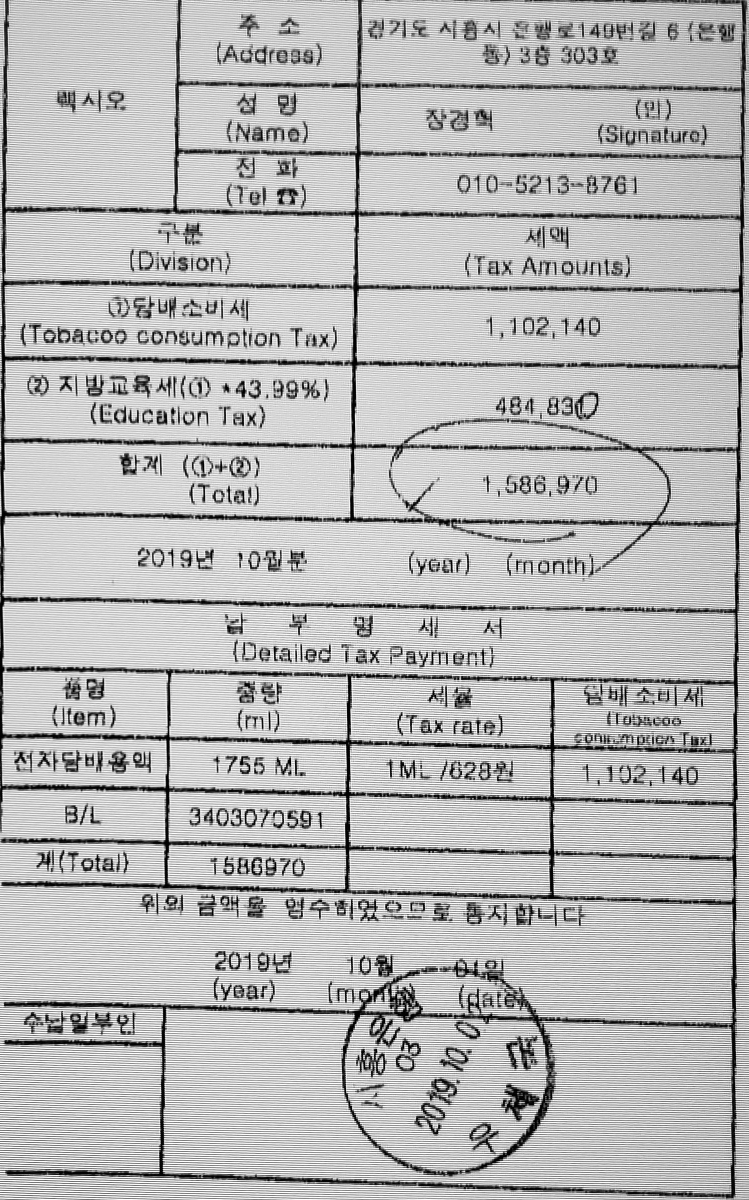
#> input picture DT_COE_COE1/user_draw/img/rotate_img.jpg, 1497 x 2400 px, given in place of 20191024_190605.jpg, which was not available (shown at 1/2 size)
$ python test02.py
#> lines starting #> are read from the running program, lines starting #| are printed output that depends on the picture; after the words box and inside, x2 and y2 are one past the last pixel; in counts of white or black regions, pixels touching at a corner belong together; pictures that were not available may be replaced by others from this repository, and a replacement may not be noted
### DT_COE_COE1/Python_RPA_Study/pytesseract/src/pytesseract.py
#!/usr/bin/env python

import shlex
import string
import subprocess
import sys
from contextlib import contextmanager
from csv import QUOTE_NONE
from distutils.version import LooseVersion
from errno import ENOENT
from functools import wraps
from glob import iglob
from io import BytesIO
from os import environ, extsep, remove
from os.path import normcase, normpath, realpath
from pkgutil import find_loader
from tempfile import NamedTemporaryFile
from threading import Timer

try:
    from PIL import Image
except ImportError:
    import Image


tesseract_cmd = 'tesseract'

numpy_installed = find_loader('numpy') is not None
if numpy_installed:
    from numpy import ndarray

pandas_installed = find_loader('pandas') is not None
if pandas_installed:
    import pandas as pd

RGB_MODE = 'RGB'
SUPPORTED_FORMATS = {'JPEG', 'PNG', 'PBM', 'PGM', 'PPM', 'TIFF', 'BMP', 'GIF'}

OSD_KEYS = {
    'Page number': ('page_num', int),
    'Orientation in degrees': ('orientation', int),
    'Rotate': ('rotate', int),
    'Orientation confidence': ('orientation_conf', float),
    'Script': ('script', str),
    'Script confidence': ('script_conf', float),
}


class Output:
    BYTES = 'bytes'
    DATAFRAME = 'data.frame'
    DICT = 'dict'
    STRING = 'string'


class PandasNotSupported(EnvironmentError):
    def __init__(self):
        super(PandasNotSupported, self).__init__('Missing pandas package')


class TesseractError(RuntimeError):
    # [4 lines left out: function __init__, not called in this run]


class TesseractNotFoundError(EnvironmentError):
    # [4 lines left out: function __init__, not called in this run]


class TSVNotSupported(EnvironmentError):
    # [4 lines left out: function __init__, not called in this run]


def kill(process, code):
    process.kill()
    process.returncode = code


# [21 lines left out: function timeout_manager, not called in this run]


def run_once(func):
    # [5 lines left out: function wrapper, not called in this run]

    wrapper._result = wrapper
    return wrapper


# [339 lines left out: functions get_errors, cleanup, prepare, save, subprocess_args, run_tesseract and 12 more, not called in this run]


# [2 lines that do not run on import are left out]

### DT_COE_COE1/user_draw/test02.py
import cv2
import numpy as np
from PIL import Image
import pytesseract

img_location = []

def setLabel(image, str, contour):
    (text_width, text_height), baseline = cv2.getTextSize(str, cv2.FONT_HERSHEY_SIMPLEX, 0.7, 1)
    x, y, width, height = cv2.boundingRect(contour)
    pt_x = x+int((width-text_width)/2)
    pt_y = y+int((height + text_height)/2)
    cv2.rectangle(image, (pt_x, pt_y+baseline), (pt_x+text_width, pt_y-text_height), (200,200,200), cv2.FILLED)
    cv2.putText(image, str, (pt_x, pt_y), cv2.FONT_HERSHEY_SIMPLEX, 0.7, (0,0,0), 1, 8)

def convert_image(img):
    kernel = np.ones((3, 3), np.uint8)
    denoised = cv2.morphologyEx(img, cv2.MORPH_CLOSE, kernel)
    erosion = cv2.erode(img, kernel, iterations=1)

    (thresh, img_bin) = cv2.threshold(erosion, 128, 255, cv2.THRESH_BINARY | cv2.THRESH_OTSU)  # Thresholding the image
    img_bin = 255 - img_bin  # Invert the image
    #again_img_bin = img_bin
    return img, img_bin

def find_contours(img_final_bin, location_mode):
    # Find contours for image, which will detect all the boxes!!img_bin
    if location_mode:
        contours, hierarchy = cv2.findContours(img_final_bin, cv2.RETR_TREE, cv2.CHAIN_APPROX_SIMPLE)
    else:
        contours, hierarchy = cv2.findContours(img_final_bin, cv2.RETR_TREE, cv2.CHAIN_APPROX_NONE)
    (contours, boundingBoxes) = sort_contours(contours, method="top-to-bottom")
    return contours

def sort_contours(cnts, method="left-to-right"):
    # initialize the reverse flag and sort index
    reverse = False
    i = 0
    # handle if we need to sort in reverse
    if method == "right-to-left" or method == "bottom-to-top":
        reverse = True
    # handle if we are sorting against the y-coordinate rather than the x-coordinate of the bounding box
    if method == "top-to-bottom" or method == "bottom-to-top":
        i = 1
    # construct the list of bounding boxes and sort them from top to bottom
    boundingBoxes = [cv2.boundingRect(c) for c in cnts]
    (cnts, boundingBoxes) = zip(*sorted(zip(cnts, boundingBoxes),
                                        key=lambda b: b[1][i], reverse=reverse))
    # return the list of sorted contours and bounding boxes
    return (cnts, boundingBoxes)

def edit_img(kernel_length, v_weith, v_length, h_weith, h_length, v_pixel, h_pixel, img_bin):
    verticle_kernel = cv2.getStructuringElement(cv2.MORPH_RECT, (1, kernel_length))  # 세로 선 두께
    hori_kernel = cv2.getStructuringElement(cv2.MORPH_RECT, (kernel_length, 1))  # 가로 선 두께
    kernel = cv2.getStructuringElement(cv2.MORPH_RECT, (v_pixel, h_pixel))  # 선 그릴때 픽셀 크기를 지정(세로, 가로)

    # 세로선을 찾는다.
    img_temp1 = cv2.erode(img_bin, verticle_kernel, iterations=v_weith)  # 가로 인식할 선의 굵기 조정
    verticle_lines_img = cv2.dilate(img_temp1, verticle_kernel, iterations=v_length)  # 가로 인식된 선의 길이를 조정

    # 가로선을 찾는다.
    img_temp2 = cv2.erode(img_bin, hori_kernel, iterations=h_weith)  # 세로 인식할 선의 굵기 조정
    horizontal_lines_img = cv2.dilate(img_temp2, hori_kernel, iterations=h_length)  # 세로 인식된 선의 길이를 조정

    # 찾은 선을 새 이미지에 그린다.
    alpha = 0.5
    beta = 1.0 - alpha
    # This function helps to add two image with specific weight parameter to get a third image as summation of two image.
    img_final_bin = cv2.addWeighted(verticle_lines_img, alpha, horizontal_lines_img, beta, 0.0)
    # img_final_bin = cv2.addWeighted(verticle_lines_img, alpha, horizontal_lines_img, beta, 3.0)
    img_final_bin = cv2.erode(~img_final_bin, kernel, iterations=1)
    (thresh, img_final_bin) = cv2.threshold(img_final_bin, 128, 255, cv2.THRESH_BINARY | cv2.THRESH_OTSU)
    return img_final_bin

def view_img(contours, img_final_edit, label):
    idx = 1
    for var in contours:
        x, y, w, h = cv2.boundingRect(var)
        if (y + h) - y > 15 and (x + w - x) > 40:
            new_img = img_final_edit[y:y + h, x:x + w]
            img_final_result = cv2.drawContours(img_final_edit, var, -1, (0, 255, 0), 2)
            if label == True:
                setLabel(img_final_result, str(idx), var)
            idx += 1
    # cv2.imshow('ori_img', origin_img)
    cv2.imshow(str(idx), img_final_result)
    cv2.waitKey(0)

# [12 lines left out: function draw_line, not called in this run]
        #cv2.line(img, (x, y), (x, y), (255, 0, 0), 1)

def rotate(img, width, height):
    lines = np.array([[90, 90,
                       90 + (90 * np.cos(np.pi / 4)), 90 + (90 * np.sin(np.pi / 4))],
                      [90, 90,
                       90 + (90 * np.cos(np.pi / 2)), 90 + (90 * np.sin(np.pi / 2))],
                      [90, 90,
                       90 + (90 * np.cos(np.pi * 3 / 4)), 90 + (90 * np.sin(np.pi * 3 / 4))],
                      [90, 90,
                       90 + (90 * np.cos(np.pi)), 90 + (90 * np.sin(np.pi))],
                      [90, 90,
                       90 + (90 * np.cos(np.pi * 5 / 4)), 90 + (90 * np.sin(np.pi * 5 / 4))],
                      [90, 90,
                       90 + (90 * np.cos(np.pi * 6 / 4)), 90 + (90 * np.sin(np.pi * 6 / 4))],
                      [90, 90,
                       90 + (90 * np.cos(np.pi * 7 / 4)), 90 + (90 * np.sin(np.pi * 7 / 4))],
                      [90, 90,
                       90 + (90 * np.cos(np.pi * 8 / 4)), 90 + (90 * np.sin(np.pi * 8 / 4))]], dtype=np.int32)
    slope_degree = (np.arctan2(lines[:, 1] - lines[:, 3], lines[:, 0] - lines[:, 2]) * 180) / np.pi

    print(slope_degree)
    #matrix = cv2.getRotationMatrix2D((width / 2, height / 2), 90, 1)
    #img = cv2.warpAffine(img, matrix, (width, height))
    for line in lines:
        cv2.line(img, (line[0]+300, line[1]+100), (line[2]+300, line[3]+100), [255, 0, 0], 2)
    cv2.imshow('img', img)
    cv2.waitKey(0)

if __name__ == '__main__':
    # 이미지 읽어 온다
    img = cv2.imread("../img/cigar/20191024_190605.jpg")  # Read the image
#> img is the input picture: shape (2400, 1497, 3); min 0, max 255, mean 183.9
    img = cv2.resize(img, (800, 1000))
#> img: shape (1000, 800, 3)
    height, width, channel = img.shape
    img = cv2.imread("../img/cigar/20191024_190605.jpg", 0)  # Read the image
#> img: shape (2400, 1497)
    img = cv2.resize(img, (800, 1000))
#> img: shape (1000, 800)
    rotate(img, width, height)
#> after the loop in rotate, `for line in lines:`:
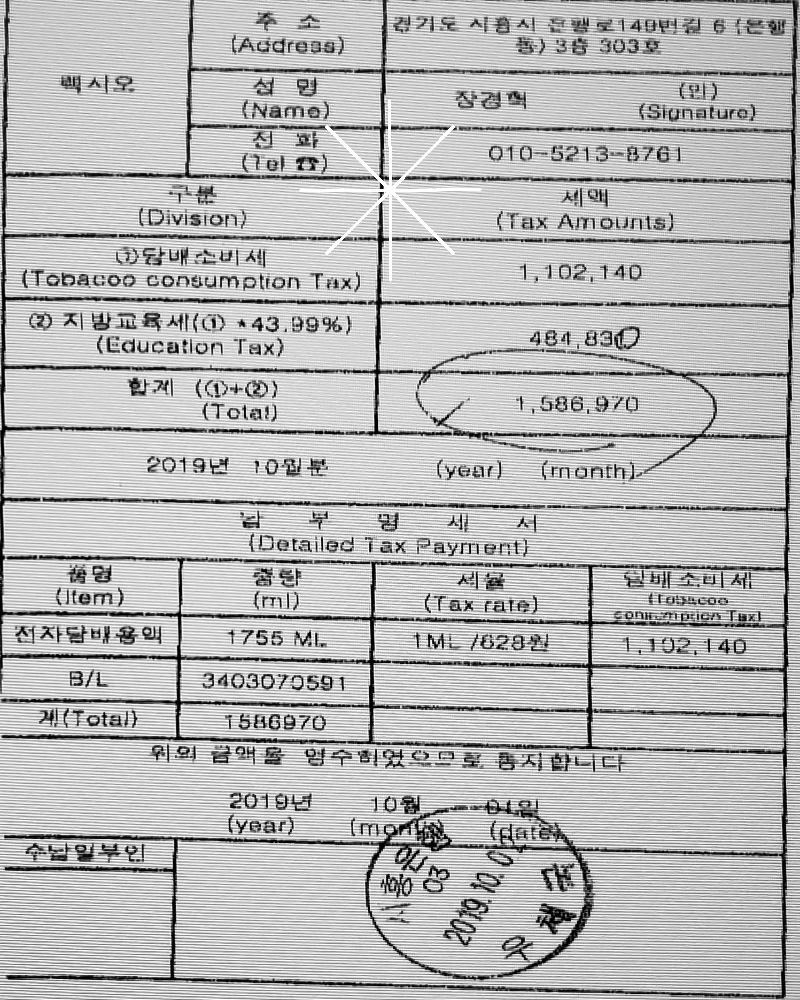
#> img: shape (1000, 800); min 0, max 255, mean 184
    img, img_bin = convert_image(img)
#> in convert_image, `(thresh, img_bin) = cv2.threshold(erosion, 128, 255, cv2.THRESH_BINARY..`:
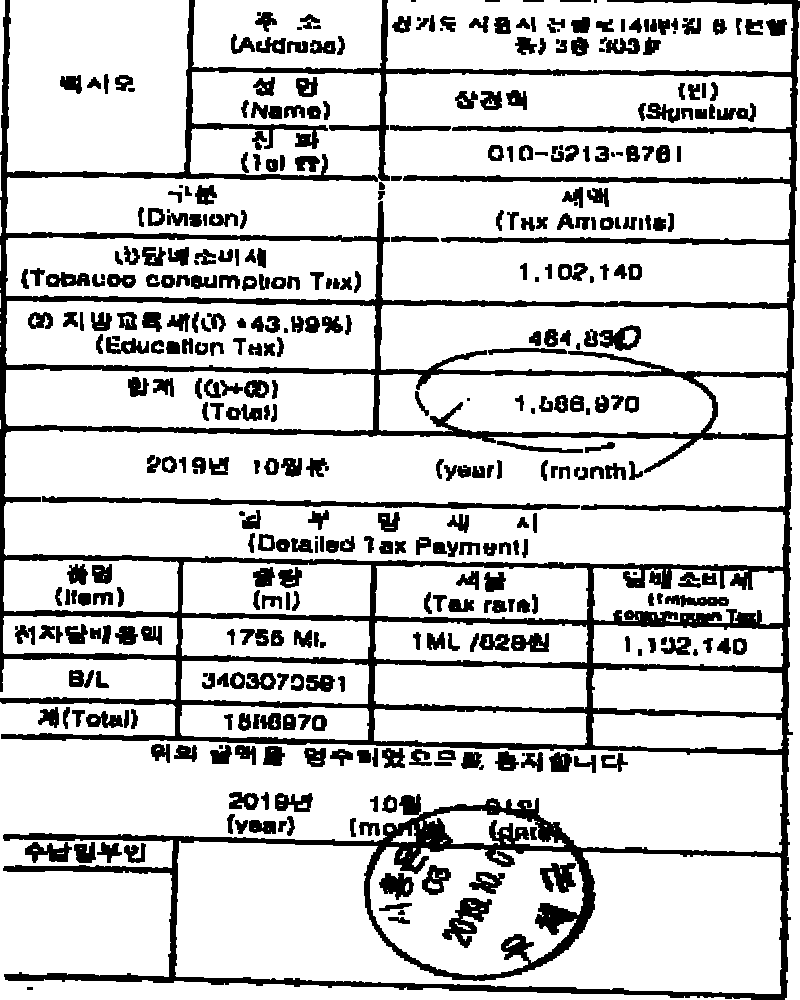
#> img_bin: shape (1000, 800); 80.8% white; 413 black regions (22 under 20 px), largest, box (x1, y1, x2, y2) and area: (0, 0, 800, 1000) 87115, (42, 496, 580, 510) 2663, (442, 898, 492, 948) 1075
#> in convert_image, `(thresh, img_bin) = cv2.threshold(erosion, 128, 255, cv2.THRESH_BINARY..`: thresh = 99
    origin_img = img

    # 이미지 흑백처리, 라인 인식해서 강조, 연장하여 다시 그린다.
    img_final_bin01 = edit_img(55, 1, 1, 1, 1, 1, 1, img_bin) # 55는 라인의 최소 길이, 글자까지 인식하여 라인이된다.
#> in edit_img, `verticle_kernel = cv2.getStructuringElement(cv2.MORPH_RECT, (1, kernel..`: verticle_kernel = 55 values from 1 to 1
#> in edit_img, `kernel = cv2.getStructuringElement(cv2.MORPH_RECT, (v_pixel, h_pixel))`: kernel = [1]
#> in edit_img, `(thresh, img_final_bin) = cv2.threshold(img_final_bin, 128, 255, cv2.T..`: thresh = 127

    #boundringrect(140)

    dst = cv2.addWeighted(origin_img, 0.2, img_final_bin01, 0.8, 0)

    drawing = False
    mode = True
    ix, iy = -1, -1

    #img_tmp = np.zeros((800, 1000, 3), np.uint8)
    cv2.namedWindow('image')
    cv2.setMouseCallback('image', draw_line)

    while True:
        cv2.imshow('image', dst)
        if cv2.waitKey(0) & 0xFF == 27:
#> (key Esc is pressed here)
            break

    img, img_bin = convert_image(dst)
#> in convert_image (call 2), `(thresh, img_bin) = cv2.threshold(erosion, 128, 255, cv2.THRESH_BINARY..`:
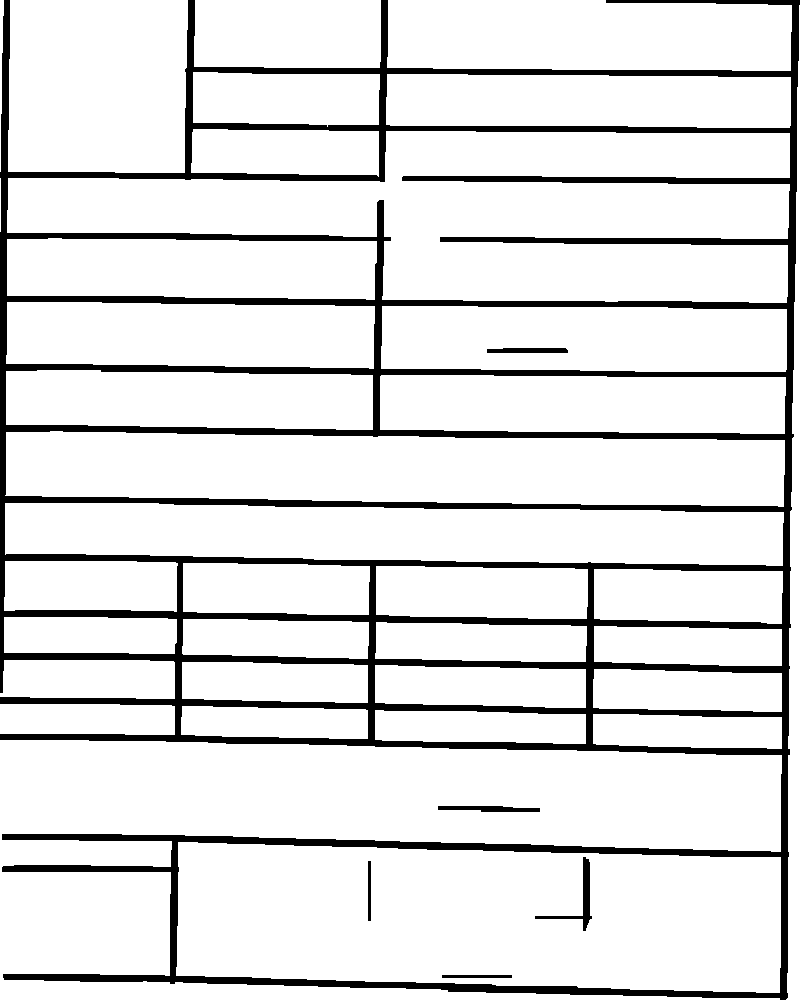
#> img_bin: shape (1000, 800); 88.4% white; 6 black regions, box (x1, y1, x2, y2) and area: (0, 0, 800, 1000) 91199, (535, 857, 592, 931) 629, (438, 806, 540, 812) 462, (487, 348, 568, 353) 386, (442, 975, 512, 978) 210, (368, 861, 371, 921) 180
#> in convert_image (call 2), `(thresh, img_bin) = cv2.threshold(erosion, 128, 255, cv2.THRESH_BINARY..`: thresh = 51
    img_final_bin02 = edit_img(55, 1, 1, 1, 1, 1, 1, img_bin)
#> call 2 of edit_img, with kernel_length = 55, v_weith = 1, v_length = 1, h_weith = 1, h_length = 1, v_pixel = 1, h_pixel = 1
#> in edit_img (call 2), `img_final_bin = cv2.erode(~img_final_bin, kernel, iterations=1)`:
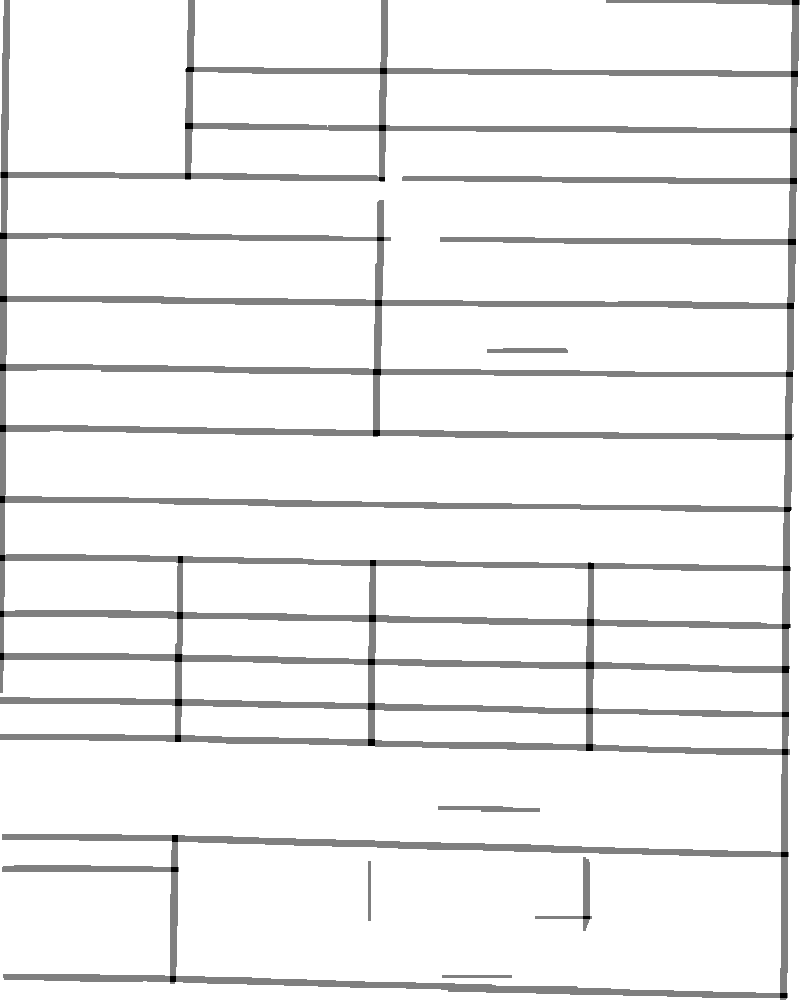
#> img_final_bin: shape (1000, 800); min 0, max 255, mean 239.8
    contours02 = find_contours(img_final_bin02, True)
#> in find_contours, `contours, hierarchy = cv2.findContours(img_final_bin, cv2.RETR_TREE, c..`: contours = 40 contours, 1 with area under 20; largest, box (x1, y1, x2, y2) and area: (0, 740, 782, 1000) 102096, (7, 131, 790, 303) 82697, (176, 842, 781, 993) 80218, (5, 431, 785, 507) 50058, (5, 503, 784, 566) 40000
#> in sort_contours, `boundingBoxes = [cv2.boundingRect(c) for c in cnts]`: boundingBoxes = 40 items, first 6: (176, 842, 605, 151), (441, 974, 72, 5), (367, 860, 5, 62), (534, 856, 59, 76), (0, 740, 782, 260), (437, 805, 104, 8)
#> in sort_contours, `(cnts, boundingBoxes) = zip(*sorted(zip(cnts, boundingBoxes), key=lamb..`: cnts has the same summary as contours in find_contours; boundingBoxes = 40 items, first 6: (387, 0, 405, 71), (194, 0, 187, 68), (8, 0, 180, 173), (0, 0, 4, 172), (786, 5, 14, 995), (193, 72, 187, 55)
#> contours02 has the same summary as contours in find_contours
    view_img(contours02, origin_img, True)
#> the loop in view_img, `for var in contours:` made 40 passes
#> (w, h, text_width in setLabel, width in setLabel, height in setLabel, pt_x in setLabel) on passes 1, 2, 3, 6, 7, 8, 9, 11: (405, 71, 15, 405, 71, 582), (187, 68, 15, 187, 68, 280), (180, 173, 15, 180, 173, 90), (187, 55, 15, 187, 55, 279), (405, 54, 15, 405, 54, 581), (188, 48, 15, 188, 48, 277), (783, 172, 15, 783, 172, 391), (370, 62, 15, 370, 62, 184)
#> pass 1, in view_img, `new_img = img_final_edit[y:y + h, x:x + w]`:
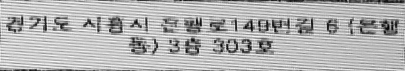
#> new_img: shape (71, 405); min 2, max 251, mean 178.6
#> pass 2, in view_img, `new_img = img_final_edit[y:y + h, x:x + w]`:
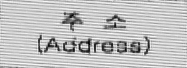
#> new_img: shape (68, 187); min 2, max 253, mean 192.7
#> after the loop in view_img, `for var in contours:`:
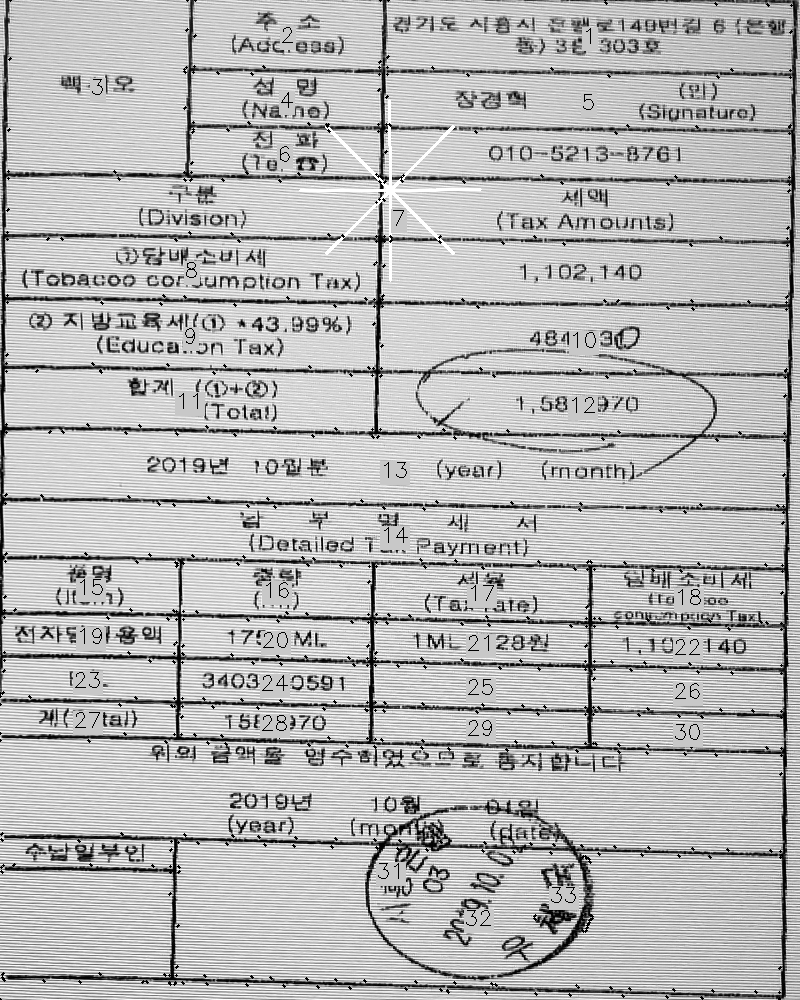
#> img_final_edit: shape (1000, 800); min 0, max 255, mean 183.1
#> after the loop in view_img, `for var in contours:`: idx = 34

    cv2.destroyAllWindows()
